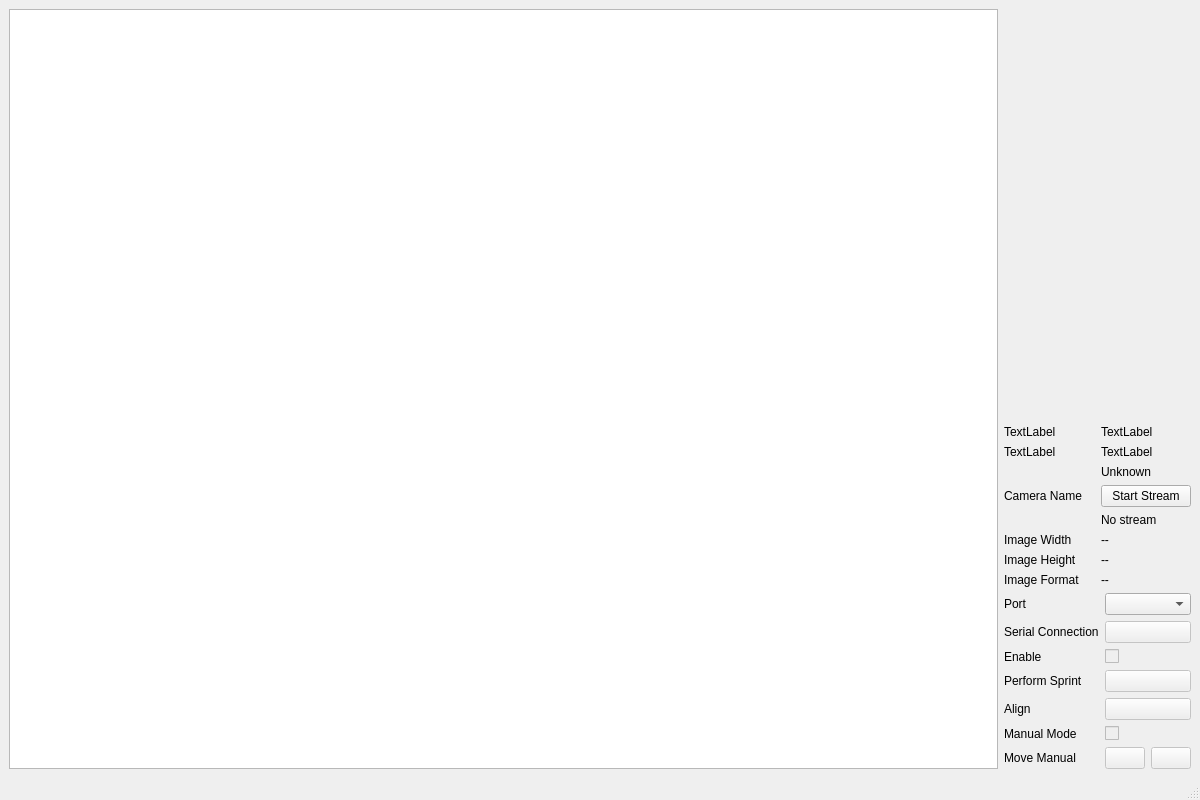
<?xml version="1.0" encoding="UTF-8"?>
<ui version="4.0">
 <class>MainWindow</class>
 <widget class="QMainWindow" name="MainWindow">
  <property name="geometry">
   <rect>
    <x>0</x>
    <y>0</y>
    <width>1200</width>
    <height>800</height>
   </rect>
  </property>
  <property name="sizePolicy">
   <sizepolicy hsizetype="Preferred" vsizetype="Preferred">
    <horstretch>0</horstretch>
    <verstretch>0</verstretch>
   </sizepolicy>
  </property>
  <property name="baseSize">
   <size>
    <width>0</width>
    <height>0</height>
   </size>
  </property>
  <property name="windowTitle">
   <string>MainWindow</string>
  </property>
  <widget class="QWidget" name="centralwidget">
   <layout class="QHBoxLayout" name="horizontalLayout_2">
    <item>
     <layout class="QGridLayout" name="gridLayout" columnstretch="7,0">
      <item row="0" column="1">
       <layout class="QVBoxLayout" name="rightPanel_lyt" stretch="3,0">
        <item>
         <layout class="QGridLayout" name="labelsGrid_lyt">
          <item row="2" column="1">
           <widget class="QLabel" name="label_4">
            <property name="text">
             <string>TextLabel</string>
            </property>
           </widget>
          </item>
          <item row="6" column="1">
           <widget class="QLabel" name="imgFormatDisplay_lbl">
            <property name="text">
             <string>--</string>
            </property>
           </widget>
          </item>
          <item row="4" column="0">
           <widget class="QLabel" name="imgWidth_lbl">
            <property name="text">
             <string>Image Width</string>
            </property>
           </widget>
          </item>
          <item row="6" column="0">
           <widget class="QLabel" name="imgFormat_lbl">
            <property name="text">
             <string>Image Format</string>
            </property>
           </widget>
          </item>
          <item row="1" column="0">
           <widget class="QLabel" name="label">
            <property name="text">
             <string>TextLabel</string>
            </property>
           </widget>
          </item>
          <item row="2" column="0">
           <widget class="QLabel" name="label_3">
            <property name="text">
             <string>TextLabel</string>
            </property>
           </widget>
          </item>
          <item row="3" column="0">
           <widget class="QLabel" name="cameraName_lbl">
            <property name="text">
             <string>Camera Name</string>
            </property>
           </widget>
          </item>
          <item row="0" column="0">
           <spacer name="verticalSpacer_2">
            <property name="orientation">
             <enum>Qt::Vertical</enum>
            </property>
            <property name="sizeHint" stdset="0">
             <size>
              <width>20</width>
              <height>40</height>
             </size>
            </property>
           </spacer>
          </item>
          <item row="4" column="1">
           <widget class="QLabel" name="imgWidthDisplay_lbl">
            <property name="text">
             <string>--</string>
            </property>
           </widget>
          </item>
          <item row="5" column="0">
           <widget class="QLabel" name="imgHeight_lbl">
            <property name="text">
             <string>Image Height</string>
            </property>
           </widget>
          </item>
          <item row="5" column="1">
           <widget class="QLabel" name="imgHeightDisplay_lbl">
            <property name="text">
             <string>--</string>
            </property>
           </widget>
          </item>
          <item row="1" column="1">
           <widget class="QLabel" name="label_2">
            <property name="text">
             <string>TextLabel</string>
            </property>
           </widget>
          </item>
          <item row="3" column="1">
           <layout class="QVBoxLayout" name="verticalLayout">
            <item>
             <widget class="QLabel" name="cameraNameDisplay_lbl">
              <property name="text">
               <string>Unknown</string>
              </property>
             </widget>
            </item>
            <item>
             <widget class="QPushButton" name="startCameraStream_btn">
              <property name="text">
               <string>Start Stream</string>
              </property>
             </widget>
            </item>
            <item>
             <widget class="QLabel" name="streamingStatusDisplay_lbl">
              <property name="text">
               <string>No stream</string>
              </property>
             </widget>
            </item>
           </layout>
          </item>
         </layout>
        </item>
        <item>
         <layout class="QGridLayout" name="motorPanel_grdlyt">
          <item row="5" column="0">
           <widget class="QLabel" name="manualMode_lbl">
            <property name="text">
             <string>Manual Mode</string>
            </property>
           </widget>
          </item>
          <item row="6" column="1">
           <layout class="QHBoxLayout" name="horizontalLayout">
            <item>
             <widget class="QPushButton" name="motorManualLeft_btn">
              <property name="enabled">
               <bool>false</bool>
              </property>
              <property name="text">
               <string/>
              </property>
              <property name="icon">
               <iconset>
                <normaloff>resource/arrow-back.svg</normaloff>resource/arrow-back.svg</iconset>
              </property>
             </widget>
            </item>
            <item>
             <widget class="QPushButton" name="motorManualRight_btn">
              <property name="enabled">
               <bool>false</bool>
              </property>
              <property name="text">
               <string/>
              </property>
              <property name="icon">
               <iconset>
                <normaloff>resource/arrow-forward.svg</normaloff>resource/arrow-forward.svg</iconset>
              </property>
             </widget>
            </item>
           </layout>
          </item>
          <item row="0" column="0">
           <widget class="QLabel" name="motorPort_lbl">
            <property name="text">
             <string>Port</string>
            </property>
           </widget>
          </item>
          <item row="3" column="0">
           <widget class="QLabel" name="performSprint_lbl">
            <property name="text">
             <string>Perform Sprint</string>
            </property>
           </widget>
          </item>
          <item row="2" column="1">
           <widget class="QCheckBox" name="motorEnable_chkbx">
            <property name="enabled">
             <bool>false</bool>
            </property>
            <property name="text">
             <string/>
            </property>
            <property name="iconSize">
             <size>
              <width>20</width>
              <height>20</height>
             </size>
            </property>
            <property name="checked">
             <bool>false</bool>
            </property>
           </widget>
          </item>
          <item row="5" column="1">
           <widget class="QCheckBox" name="motorManual_chkbx">
            <property name="enabled">
             <bool>false</bool>
            </property>
            <property name="text">
             <string/>
            </property>
           </widget>
          </item>
          <item row="6" column="0">
           <widget class="QLabel" name="motorManual_lbl">
            <property name="enabled">
             <bool>true</bool>
            </property>
            <property name="text">
             <string>Move Manual</string>
            </property>
           </widget>
          </item>
          <item row="1" column="0">
           <widget class="QLabel" name="serialBegin_lbl">
            <property name="text">
             <string>Serial Connection</string>
            </property>
           </widget>
          </item>
          <item row="0" column="1">
           <widget class="QComboBox" name="motorSerialPort_cmbbox"/>
          </item>
          <item row="1" column="1">
           <widget class="QPushButton" name="motorSerialConnect_btn">
            <property name="enabled">
             <bool>false</bool>
            </property>
            <property name="text">
             <string/>
            </property>
            <property name="icon">
             <iconset>
              <normaloff>resource/connect.svg</normaloff>resource/connect.svg</iconset>
            </property>
           </widget>
          </item>
          <item row="3" column="1">
           <widget class="QPushButton" name="motorSprint_btn">
            <property name="enabled">
             <bool>false</bool>
            </property>
            <property name="text">
             <string/>
            </property>
            <property name="icon">
             <iconset>
              <normaloff>resource/motor-sprint.svg</normaloff>resource/motor-sprint.svg</iconset>
            </property>
           </widget>
          </item>
          <item row="2" column="0">
           <widget class="QLabel" name="motorEnable_lbl">
            <property name="text">
             <string>Enable</string>
            </property>
           </widget>
          </item>
          <item row="4" column="0">
           <widget class="QLabel" name="motorAlign_lbl">
            <property name="text">
             <string>Align</string>
            </property>
           </widget>
          </item>
          <item row="4" column="1">
           <widget class="QPushButton" name="motorAlign_btn">
            <property name="enabled">
             <bool>false</bool>
            </property>
            <property name="text">
             <string/>
            </property>
            <property name="icon">
             <iconset>
              <normaloff>resource/align.svg</normaloff>resource/align.svg</iconset>
            </property>
           </widget>
          </item>
         </layout>
        </item>
       </layout>
      </item>
      <item row="0" column="0">
       <widget class="QGraphicsView" name="cameraFeed_grphv"/>
      </item>
     </layout>
    </item>
   </layout>
  </widget>
  <widget class="QMenuBar" name="menubar">
   <property name="geometry">
    <rect>
     <x>0</x>
     <y>0</y>
     <width>1200</width>
     <height>22</height>
    </rect>
   </property>
  </widget>
  <widget class="QStatusBar" name="statusbar"/>
 </widget>
 <resources/>
 <connections/>
</ui>
